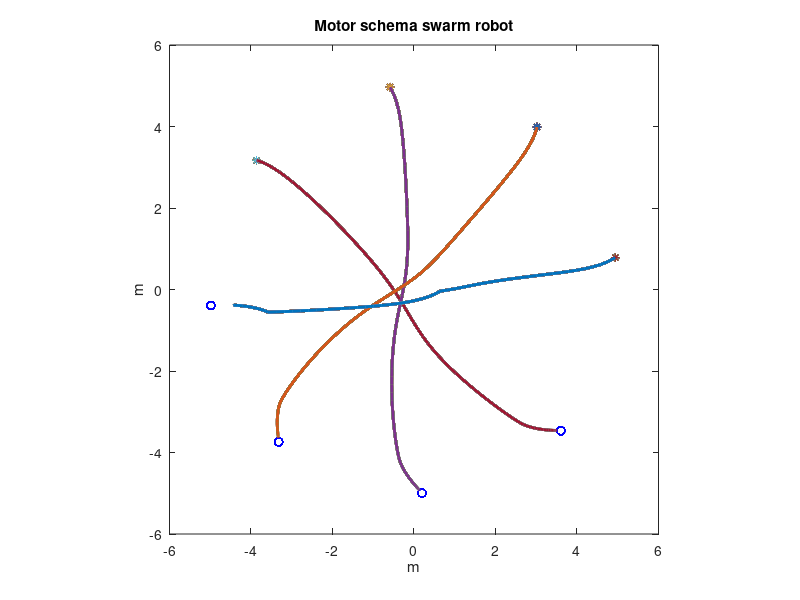

MATLAB code for this plot:
clear
close all
clc
%% create circle
center = [0, 0]; % center of circle
radius = 5; % radius of circle
num_points = 8;
% angle
angles = linspace(pi/20, 2*pi, num_points+1);
angles = angles(1:end-1);
% coordinate of robot
x_coordinates = center(1) + radius * cos(angles);
y_coordinates = center(2) + radius * sin(angles);
%% start locations
xs = x_coordinates(1:num_points/2) ;
ys = y_coordinates(1:num_points/2);
%% goal locations
xg = x_coordinates(num_points/2+1:num_points);
yg = y_coordinates(num_points/2+1:num_points);
%% init
v_ref = 1;
C = [0 0];
%% param
S = 3; %sensing range
R = 0.2; %radius of robot
wg = 0.8; %weight of detect goal
wo = 0.8; %weight of detect collision
wr = 0.01; %weight of random walk
position_accuracy = 0.1;
dstar = 1;
%% Parameters related to kinematic model
error_theta_max = deg2rad(45);
v_max = 1;
Kp_omega = 1.5;
omega_max = 0.5*pi; 
%% process
figure(1); 
t = 1;
dT = 0.2;
t_max = 150;
n = num_points/2; %number of robot
% create matrix
X = cell(n, 1);
Y = cell(n, 1);
theta = zeros(1,n);
for i = 1:n
    X{i} = zeros(1,t_max);
    Y{i} = zeros(1,t_max);
end
for i = 1:n
    X{i}(1) = xs(i);
    Y{i}(1) = ys(i);
end
while t < t_max
    for i = 1:n 
        if (norm([xg(i) yg(i)] - [xs(i) ys(i)]) > position_accuracy )
            % Calculate detect goal
            if norm([xg(i) yg(i)]-[xs(i) ys(i)]) <= dstar
                v_goal =  ([xg(i) yg(i)]-[xs(i) ys(i)]);
            else 
                v_goal = ([xg(i) yg(i)]-[xs(i) ys(i)]/norm([xg(i) yg(i)]-[xs(i) ys(i)]));
            end
            % Calculate detect collision
             v_obs = 0;
            for j = 1:n
                dist = sqrt((xs(i) - xs(j))^2 + (ys(i) - ys(j))^2);
                if dist >= S || dist == 0
                    C = [0 0];
                else
                    C = (S-dist)/(S-R)*([xs(i) ys(i)]-[xs(j) ys(j)])/sqrt((xs(i) - xs(j))^2 + (ys(i) - ys(j))^2);
                end
                v_obs = (v_obs+C);
            end
            % Calculate random walk
            v_rand = [rand() rand()];
            % Calculate final velocity
            vel = wg * v_goal + wo * v_obs + wr * v_rand;
            
            theta_ref = atan2(vel(2), vel(1));
            error_theta = theta_ref - theta(i);
            b = abs(error_theta);
            if abs(error_theta) <= error_theta_max
                alpha = (error_theta_max - abs(error_theta)) / error_theta_max;
                v_ref = min( alpha*norm(-vel), v_max );
            else
                v_ref = 0;
            end
            omega_ref = Kp_omega * error_theta;
            omega_ref = min( max(omega_ref, -omega_max), omega_max);
            theta(i) = theta(i) + omega_ref * dT;
            xs(i) = xs(i) + v_ref*cos(theta(i)) * dT;
            ys(i) =  ys(i) + v_ref*sin(theta(i)) * dT;
         
            
            X{i}(t) = xs(i);
            Y{i}(t) = ys(i);
            daspect([1 1 1]); 
            title('Motor schema swarm robot');
            xlabel('m') 
            ylabel('m') 
            xlim([-6,6]);  ylim([-6 6]);
            box on; hold on;
            plot(x_coordinates(i),y_coordinates(i),'*');
            plot(xg(i), yg(i), 'ob');
            plot([x_coordinates(i),X{i}(1:t)],[y_coordinates(i), Y{i}(1:t)],'Linewidth',2); % Plot traveled path
            drawnow;
            pause(dT);
        end
    end
    % Archive and plot it
    t = t + 1;
           
end   
    
t = t*dT;
disp("Travel time: " + t);


